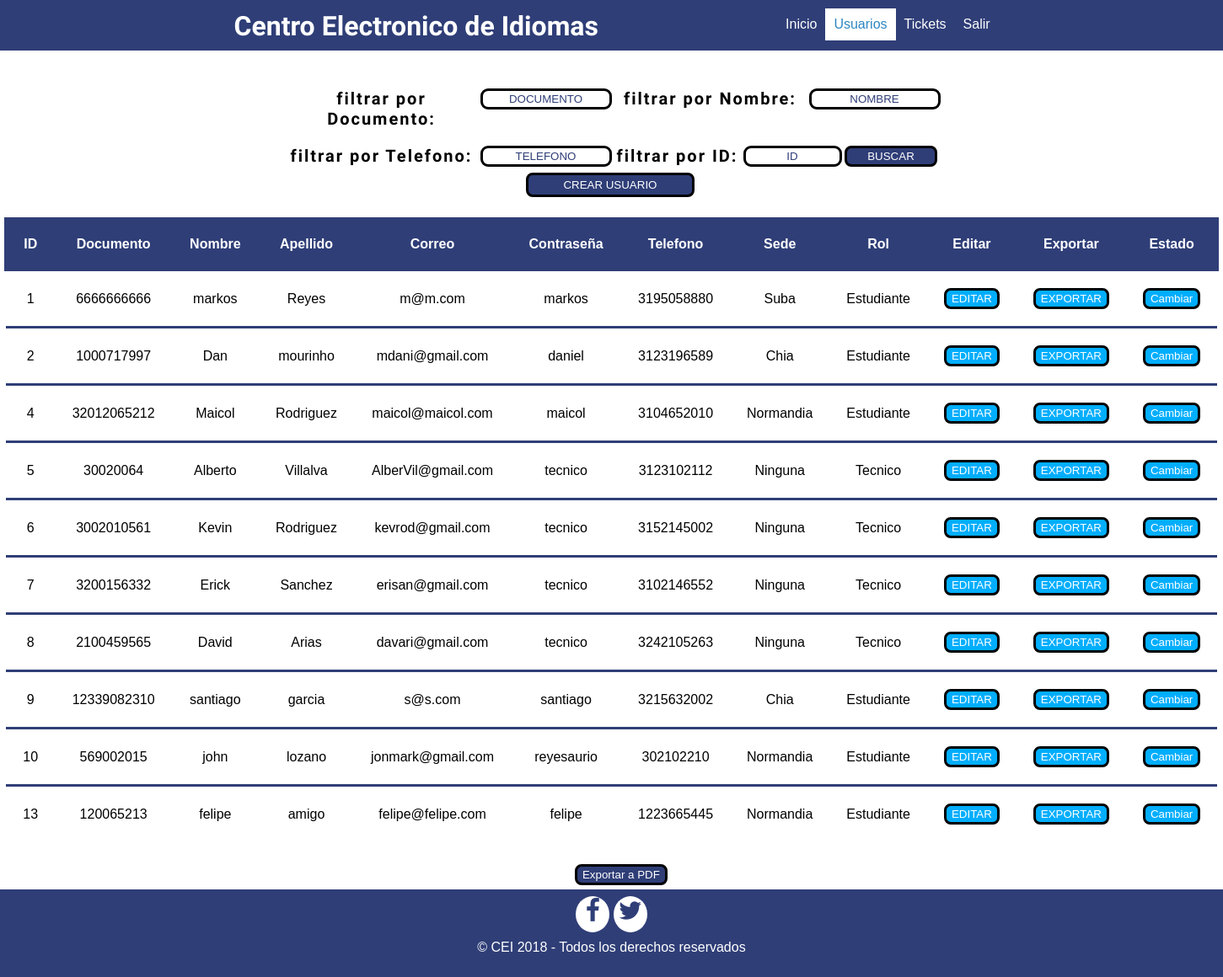
Screenshot of /UsuariosAdmin.php with the database file from the repository.
### tables this page shows
CREATE TABLE `usuario` (
  `idUsuario` int(11) NOT NULL,
  `Documento` varchar(25) DEFAULT NULL,
  `Nombre` varchar(45) DEFAULT NULL,
  `Apellidos` varchar(45) DEFAULT NULL,
  `Correo` varchar(45) DEFAULT NULL,
  `Contrasena` varchar(30) DEFAULT NULL,
  `Direccion` varchar(45) DEFAULT NULL,
  `Telefono` varchar(15) DEFAULT NULL,
  `genero_idGenero` int(11) DEFAULT NULL,
  `tipousuario_idTipoUsuario` int(11) DEFAULT NULL,
  `sede_idSede` int(11) DEFAULT NULL,
  `estado` varchar(10) NOT NULL
);

CREATE TABLE `sede` (
  `idSede` int(11) NOT NULL,
  `Nombre_sede` varchar(45) DEFAULT NULL
);

CREATE TABLE `tipousuario` (
  `idTipoUsuario` int(11) NOT NULL,
  `Descripcion_user` varchar(45) DEFAULT NULL
);

### UsuariosAdmin.php (the view, shortened to what this page needs)
<?php
    require 'conexion.php';
        $where="";
        $sql="SELECT usuario.idUsuario, usuario.Documento, usuario.Nombre, usuario.Apellidos, usuario.Correo, usuario.Contrasena, usuario.Telefono, sede.Nombre_sede, tipousuario.Descripcion_user  FROM usuario
        INNER JOIN sede ON usuario.sede_idSede = sede.idSede
        INNER JOIN tipousuario ON usuario.tipousuario_idTipoUsuario = tipousuario.idTipoUsuario
        $where ORDER BY usuario.idUsuario ASC ";
        $ejecutar_sql= $conexion->query($sql);
?>
<!DOCTYPE html>
<html lang="es">
    <head>
        <link rel="stylesheet" href="css/styles.css">
        <link rel="stylesheet" href="css/superslides.css">
        <link rel="stylesheet" href="css/estilosUsuAdmin.css">
    </head>
    <body>
      <header class="header">
            <div class="contenedor">
                <h1 class="logo">Centro Electronico de Idiomas</h1>
                <nav class="nav" id="nav">
                    <ul class="menu">
                        <li class="menu__item"><a class="menu__link " href="PagInicioAdmin.php">Inicio</a></li>
                        <li class="menu__item"><a class="menu__link select" href="">Usuarios</a></li>
                        <li class="menu__item"><a class="menu__link " href="TicketAdmin.php">Tickets</a></li>
                        <li class="menu__item"><a class="menu__link " href="index.php">Salir</a></li>
                    </ul>
                </nav>
            </div>
        </header>
       <form method="post">
           <h3 class="titFiltros">filtrar por Documento: </h3>
           <input type="text" placeholder="DOCUMENTO" name="FDoc" >
           <h3 class="titFiltros">filtrar por Nombre: </h3>
           <input type="text" placeholder="NOMBRE" name="FNom" >
           <h3 class="titFiltros">filtrar por Telefono: </h3>
           <input type="text" placeholder="TELEFONO" name="FTel" >
           <h3 class="titFiltros Fid">filtrar por ID: </h3>
           <input type="text" placeholder="ID" name="FId" class="Fid2">
           <button class="Fid3" name="buscar" type="submit" class="boton-buscar">BUSCAR</button>
       </form>
          <a href="crearUsu.php">
            <button class="boton crear">
                CREAR USUARIO
            </button>
           </a>
           <table>
               <tr>
                   <th>ID</th>
                   <th>Documento</th>
                   <th>Nombre</th>
                   <th>Apellido</th>
                   <th>Correo</th>
                   <th>Contraseña</th>
                   <th>Telefono</th>
                   <th>Sede</th>
                   <th>Rol</th>
                   <th>Editar</th>
                   <th>Exportar</th>
                   <th>Estado</th>
                </tr>
                   <?php
                    while($lista_ticket= $ejecutar_sql->fetch_array(MYSQLI_BOTH))
                    {
                        echo'<tr>
                                      <td>'.$lista_ticket['idUsuario'].'</td>
                                      <td>'.$lista_ticket['Documento'].'</td>
                                      <td>'.$lista_ticket['Nombre'].'</td>
                                      <td>'.$lista_ticket['Apellidos'].'</td>
                                      <td>'.$lista_ticket['Correo'].'</td>
                                      <td>'.$lista_ticket['Contrasena'].'</td>
                                      <td>'.$lista_ticket['Telefono'].'</td>
                                      <td>'.$lista_ticket['Nombre_sede'].'</td>
                                      <td>'.$lista_ticket['Descripcion_user'].'</td>
                                      <td> <a href="EditUsuario.php?id='.$lista_ticket['idUsuario'].'"><button class="fid4" type="submit"> EDITAR</button></a> </td>
                                      <td> <a href="FormularioUsu.php?id='.$lista_ticket['idUsuario'].'"><button class="fid4" type="submit"> EXPORTAR </button></a> </td>
                                      <td> <a href="EliminarUsu.php?id='.$lista_ticket['idUsuario'].'"><button class="fid4" type="submit"> Cambiar </button></a> </td>
                             </tr>';
                    }
                   ?>
           </table>
            <a href="FormularioUsuAdmin_pdf.php"><button name="buscar" type="submit" class="export">Exportar a PDF</button></a>
       <footer class="footer">
             <div class="social">
                 <a class="icon-facebook"></a>
                 <a class="icon-twitter"></a>
             </div>
             <p class="copy">&copy; CEI 2018 - Todos los derechos reservados</p>
         </footer>
    </body>
</html>

### css/styles.css (style rules this page uses)
[class^="icon-"]:before, [class*=" icon-"]:before { font-family: "untitled-font-1" !important; font-style: normal !important; font-weight: normal !important; font-variant: normal !important; text-transform: none !important; speak: none; line-height: 1; -webkit-font-smoothing: antialiased; -moz-osx-font-smoothing: grayscale; }
.icon-facebook:before { content: "\e001"; }
.icon-twitter:before { content: "\e002"; }

### css/estilosUsuAdmin.css (style rules this page uses)
h1,h2,h3,h4,h5 { font-family: 'Do Hyeon', sans-serif; }
body { margin: 0; font-family: 'Ubuntu', sans-serif; background-size: 100vw 100vh; background-attachment: fixed; }
* { box-sizing: border-box; }
.contenedor { margin: auto; }
header { height: 60px; justify-content: space-between; background: #2F3E77; padding: 10px; text-align: center; }
.header .contenedor { display: flex; }
.logo,.icon-menu { margin: 2px; color: #fff; }
.nav { position: absolute; top: 60px;; left: -100%; width: 100%; transition: all 0.5s; z-index: 3; }
.menu { list-style: none; padding: 0; margin: 0; }
.menu__link { display: block; padding: 10px; background: #00AEFD; text-decoration: none; color: #fff; }
.menu__link:hover, .select { background: #fff; color: #2E86C1; }
table { width: 100px; margin: auto; margin-top: 30px; margin-bottom: 30px; border-collapse: collapse; }
th, td { text-align: center; padding: 20px; }
td { border: solid #2F3E77; border-left: none; border-right: none; border-bottom: none; }
th { background: #2F3E77; border: solid #2F3E77; color: white; }
form { width: 800px; margin: auto; border-radius: 5%; padding: 5px 10px; margin-top: 20px; display: flex; flex-wrap: wrap; justify-content: space-between; }
h3 { font-size: 20px; letter-spacing: 2px; text-align: center; }
input { width: 20%; height: 25px; text-align: center; margin-top: 2.5%; border-radius: 9px; border: solid black; }
button { background: #2F3E77; color: white; border-radius: 8px; border: solid black; margin: auto; height: 25px; margin-top: 10px; cursor: -webkit-grab; cursor: grab; }
::placeholder { color: #2F3E77; }
.export { margin-top: -5px; margin-left: 47%; margin-bottom: 5px; }
.crear { margin-top: 2px; margin-bottom: -20px; margin-left: 43%; width: 90%; max-width: 200px; height: 29px; }
.titFiltros { width: 30%; margin-bottom: 0px; }
.Fid { width: 20%; }
.Fid2 { width: 15%; }
.Fid3 { width: 14%; margin-top: 20px; }
.fid4 { background: #00AEFD; margin-top: 0px; }
footer { background: #2F3E77; color: #fff; padding: 10px; text-align: center; }
.footer .social [class^="icon-"] { color: #2F3E77; text-decoration: none; font-size: 30px; padding: 5px; background: white; border-radius: 56%; width: 50px; height: 50px; line-height: 2px; }
@media (min-width:1024px) { .contenedor { width: 900px; } }
@media (min-width:1024px) { .nav { position: static; width: auto; } }
@media (min-width:1024px) { .menu { display: flex; margin-left: 80%; } }
@media (min-width:1024px) { .menu__link { background: none; font-size: 16px; } }
@media (min-width:1024px) { .select { background: white; } }

### rows the page displays
usuario: idUsuario "1", Documento "6666666666", Nombre "markos", Apellidos "Reyes", Correo "m@m.com", Contrasena "markos", Telefono "3195058880", sede_idSede.Nombre_sede "Suba", tipousuario_idTipoUsuario.Descripcion_user "Estudiante"
usuario: idUsuario "2", Documento "1000717997", Nombre "Dan", Apellidos "mourinho", Correo "mdani@gmail.com", Contrasena "daniel", Telefono "3123196589", sede_idSede.Nombre_sede "Chia", tipousuario_idTipoUsuario.Descripcion_user "Estudiante"
usuario: idUsuario "4", Documento "32012065212", Nombre "Maicol", Apellidos "Rodriguez", Correo "maicol@maicol.com", Contrasena "maicol", Telefono "3104652010", sede_idSede.Nombre_sede "Normandia", tipousuario_idTipoUsuario.Descripcion_user "Estudiante"
usuario: idUsuario "5", Documento "30020064", Nombre "Alberto", Apellidos "Villalva", Correo "AlberVil@gmail.com", Contrasena "tecnico", Telefono "3123102112", sede_idSede.Nombre_sede "Ninguna", tipousuario_idTipoUsuario.Descripcion_user "Tecnico"
usuario: idUsuario "6", Documento "3002010561", Nombre "Kevin", Apellidos "Rodriguez", Correo "kevrod@gmail.com", Contrasena "tecnico", Telefono "3152145002", sede_idSede.Nombre_sede "Ninguna", tipousuario_idTipoUsuario.Descripcion_user "Tecnico"
usuario: idUsuario "7", Documento "3200156332", Nombre "Erick", Apellidos "Sanchez", Correo "erisan@gmail.com", Contrasena "tecnico", Telefono "3102146552", sede_idSede.Nombre_sede "Ninguna", tipousuario_idTipoUsuario.Descripcion_user "Tecnico"
usuario: idUsuario "8", Documento "2100459565", Nombre "David", Apellidos "Arias", Correo "davari@gmail.com", Contrasena "tecnico", Telefono "3242105263", sede_idSede.Nombre_sede "Ninguna", tipousuario_idTipoUsuario.Descripcion_user "Tecnico"
usuario: idUsuario "9", Documento "12339082310", Nombre "santiago", Apellidos "garcia", Correo "s@s.com", Contrasena "santiago", Telefono "3215632002", sede_idSede.Nombre_sede "Chia", tipousuario_idTipoUsuario.Descripcion_user "Estudiante"
usuario: idUsuario "10", Documento "569002015", Nombre "john", Apellidos "lozano", Correo "jonmark@gmail.com", Contrasena "reyesaurio", Telefono "302102210", sede_idSede.Nombre_sede "Normandia", tipousuario_idTipoUsuario.Descripcion_user "Estudiante"
usuario: idUsuario "13", Documento "120065213", Nombre "felipe", Apellidos "amigo", Correo "felipe@felipe.com", Contrasena "felipe", Telefono "1223665445", sede_idSede.Nombre_sede "Normandia", tipousuario_idTipoUsuario.Descripcion_user "Estudiante"
